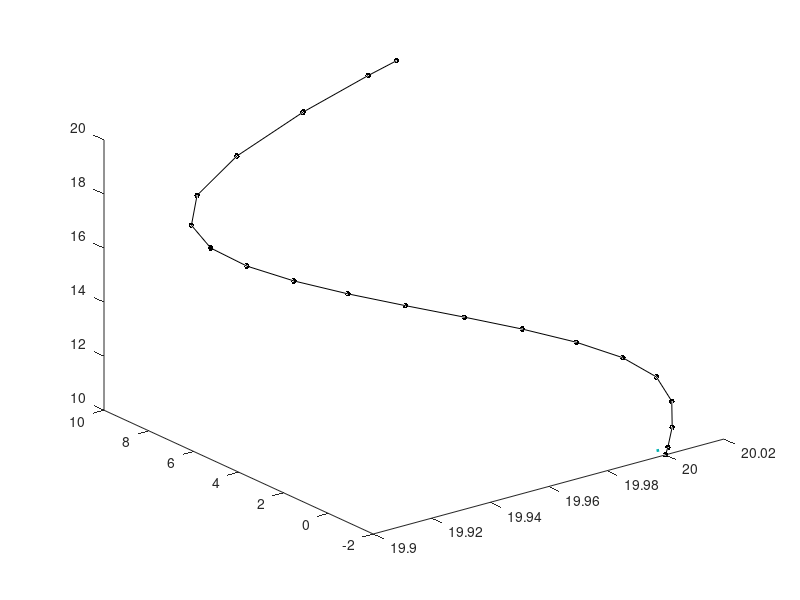

This chart was generated by the following MATLAB code: (Note: this script raises an error after producing the figure.)
clc
% close all
clearvars

load recent_solution_cvx

% figure
plot3(x(1,:),x(2,:),x(3,:),'.-k','MarkerSize',13);
hold on
axis('manual')

lw = 1.5;
scl = 1.5;
scl_box = 4;
for j=1:4:prb.K-1

    start_pos = x(1:3,j) + scl_box*prb.contact1; 
    end_pos = - scl*u(1:3,j);
    quiver3(start_pos(1),start_pos(2),start_pos(3),end_pos(1),end_pos(2),end_pos(3),'-','Color',[0,0,1],'LineWidth',2,'ShowArrowHead','off');

    start_pos = x(1:3,j) + scl_box*prb.contact2; 
    end_pos = - scl*u(4:6,j);
    quiver3(start_pos(1),start_pos(2),start_pos(3),end_pos(1),end_pos(2),end_pos(3),'-','Color',[1,0,0],'LineWidth',2,'ShowArrowHead','off');

    start_pos = x(1:3,j) + scl_box*prb.contact3; 
    end_pos = - scl*u(7:9,j);
    quiver3(start_pos(1),start_pos(2),start_pos(3),end_pos(1),end_pos(2),end_pos(3),'-','Color',[0.7,0.7,0],'LineWidth',2,'ShowArrowHead','off');

    start_pos = x(1:3,j) + scl_box*prb.contact4; 
    end_pos = - scl*u(10:12,j);
    quiver3(start_pos(1),start_pos(2),start_pos(3),end_pos(1),end_pos(2),end_pos(3),'-','Color',[0,0.7,0.7],'LineWidth',2,'ShowArrowHead','off');
    
    cube_origin = x(1:3,j)' - scl_box*prb.box_width*ones(1,3);
    plotcube(scl_box*2*prb.box_width*ones(1,3),cube_origin,0.3,[1,0.8,0])
    
end
xlabel('$x$ [m]')
ylabel('$y$ [m]');
zlabel('$z$ [m]');
grid on

axis equal 

ax = gca;
ax.PlotBoxAspectRatio = [1,1,1];
ax.DataAspectRatio = [1,1,1];
